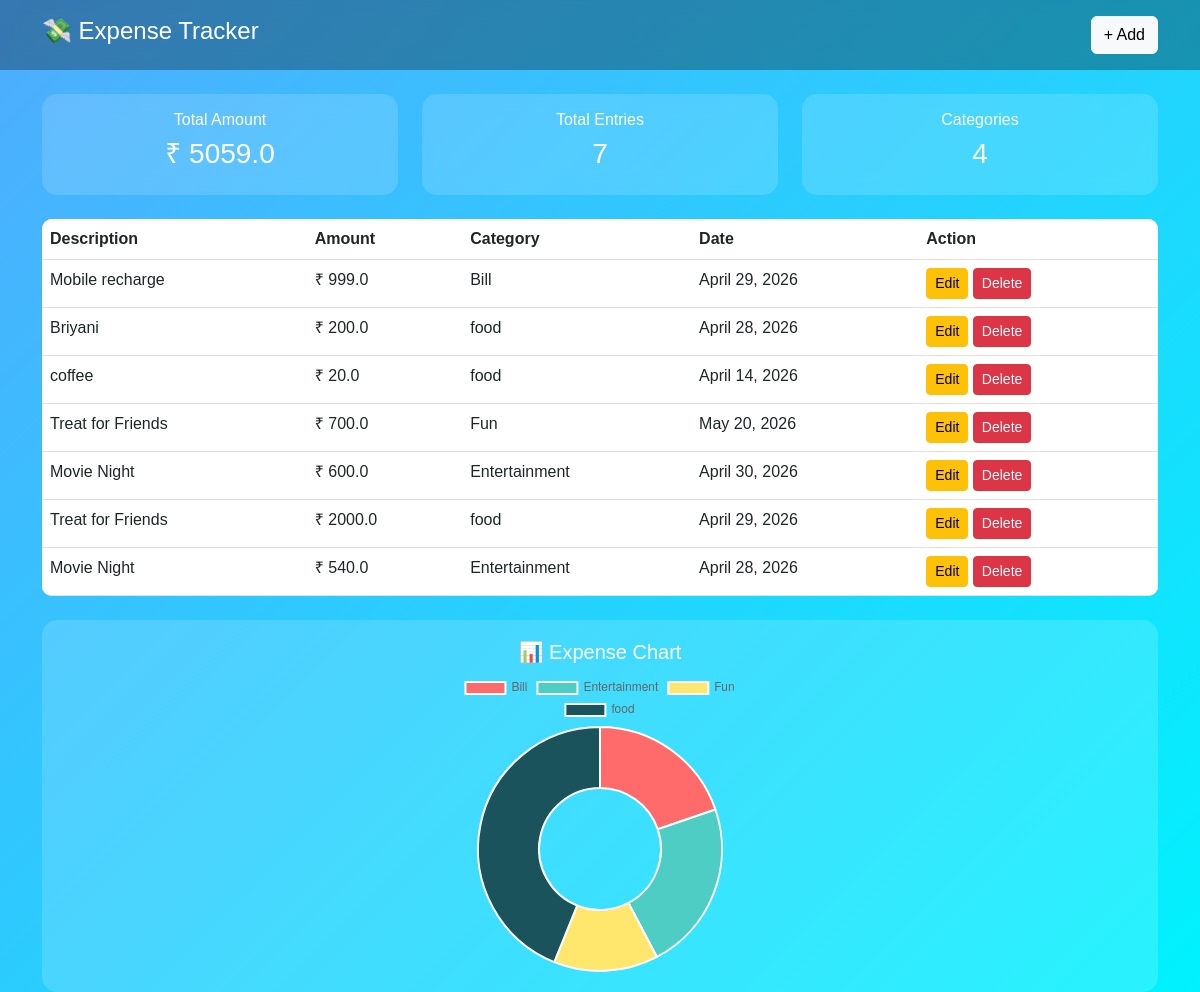
The app's page / (signed in) with its own data.
### tracker/models.py (models this page shows, shortened)
class Expense(models.Model):
    user = models.ForeignKey(User, on_delete=models.CASCADE)
    description = models.CharField(max_length=200)
    amount = models.FloatField()
    category = models.CharField(max_length=100)
    date = models.DateField()

### tracker/views.py (the view)
# urls.py: path('', views.dashboard),   # 👈 change this
@login_required
def dashboard(request):
    expenses = Expense.objects.filter(user=request.user)
    total = expenses.aggregate(Sum('amount'))['amount__sum'] or 0
    category_data = expenses.values('category').annotate(total=Sum('amount'))
    labels = [item['category'] for item in category_data]
    data = [float(item['total']) for item in category_data]
    return render(request, 'dashboard.html', {
        'expenses': expenses,
        'labels': labels,
        'data': data,
        'total': total   # 🔥 IMPORTANT
    })

### tracker/templates/dashboard.html (shortened to what this page needs)
<!DOCTYPE html>
<html>
<head>
    <link href="https://cdn.jsdelivr.net/npm/bootstrap@5.3.0/dist/css/bootstrap.min.css" rel="stylesheet">
</head>
<body>
<nav class="navbar p-3">
    <div class="container d-flex justify-content-between">
        <h4>💸 Expense Tracker</h4>
        <a href="/add/" class="btn btn-light">+ Add</a>
    </div>
</nav>
<div class="container mt-4">
    <div class="row text-center mb-4">
        <div class="col-md-4">
            <div class="card p-3">
                <h6>Total Amount</h6>
                <h3>₹ {{ total }}</h3>
            </div>
        </div>
        <div class="col-md-4">
            <div class="card p-3">
                <h6>Total Entries</h6>
                <h3>{{ expenses|length }}</h3>
            </div>
        </div>
        <div class="col-md-4">
            <div class="card p-3">
                <h6>Categories</h6>
                <h3>{{ labels|length }}</h3>
            </div>
        </div>
    </div>
    <table class="table table-hover">
        <tr>
            <th>Description</th>
            <th>Amount</th>
            <th>Category</th>
            <th>Date</th>
            <th>Action</th>
        </tr>
        {% for expense in expenses %}
        <tr>
            <td>{{ expense.description }}</td>
            <td>₹ {{ expense.amount }}</td>
            <td>{{ expense.category }}</td>
            <td>{{ expense.date }}</td>
            <td>
                <a href="/edit/{{ expense.id }}/" class="btn btn-warning btn-sm">Edit</a>
                <a href="/delete/{{ expense.id }}/" class="btn btn-danger btn-sm">Delete</a>
            </td>
        </tr>
        {% endfor %}
    </table>
    <div class="chart-box mt-4 text-center">
        <h5>📊 Expense Chart</h5>
        <div style="width: 300px; margin: auto;">
            <canvas id="myChart"></canvas>
        </div>
    </div>
</div>
<script>
new Chart(document.getElementById('myChart'), {
    type: 'doughnut',
    data: {
        labels: {{ labels|safe }},
        datasets: [{
            data: {{ data|safe }},
            backgroundColor: [
                '#ff6b6b','#4ecdc4','#ffe66d','#1a535c','#ff9f1c'
            ]
        }]
    }
});
</script>
</body>
</html>

### tracker/templates/dashboard.html (style rules this page uses)
body { background: linear-gradient(135deg, #4facfe, #00f2fe); font-family: Arial; color: #fff; }
.navbar { background: rgba(0,0,0,0.3); backdrop-filter: blur(10px); }
.card { background: rgba(255,255,255,0.15); border: none; border-radius: 15px; backdrop-filter: blur(10px); color: white; }
.table { background: white; color: black; border-radius: 10px; overflow: hidden; }
.chart-box { background: rgba(255,255,255,0.15); border-radius: 15px; padding: 20px; }

### records on screen
Expense: description "Mobile recharge", amount "999.0", category "Bill", date "April 29, 2026"
Expense: description "Briyani", amount "200.0", category "food", date "April 28, 2026"
Expense: description "coffee", amount "20.0", category "food", date "April 14, 2026"
Expense: description "Treat for Friends", amount "700.0", category "Fun", date "May 20, 2026"
Expense: description "Movie Night", amount "600.0", category "Entertainment", date "April 30, 2026"
Expense: description "Treat for Friends", amount "2000.0", category "food", date "April 29, 2026"
Expense: description "Movie Night", amount "540.0", category "Entertainment", date "April 28, 2026"

### other values on screen
{{ total }} "5059.0"
{{ expenses|length }} "7"
{{ labels|length }} "4"
chart data {{ labels|safe }} ['Bill', 'Entertainment', 'Fun', 'food']
chart data {{ data|safe }} [999.0, 1140.0, 700.0, 2220.0]
